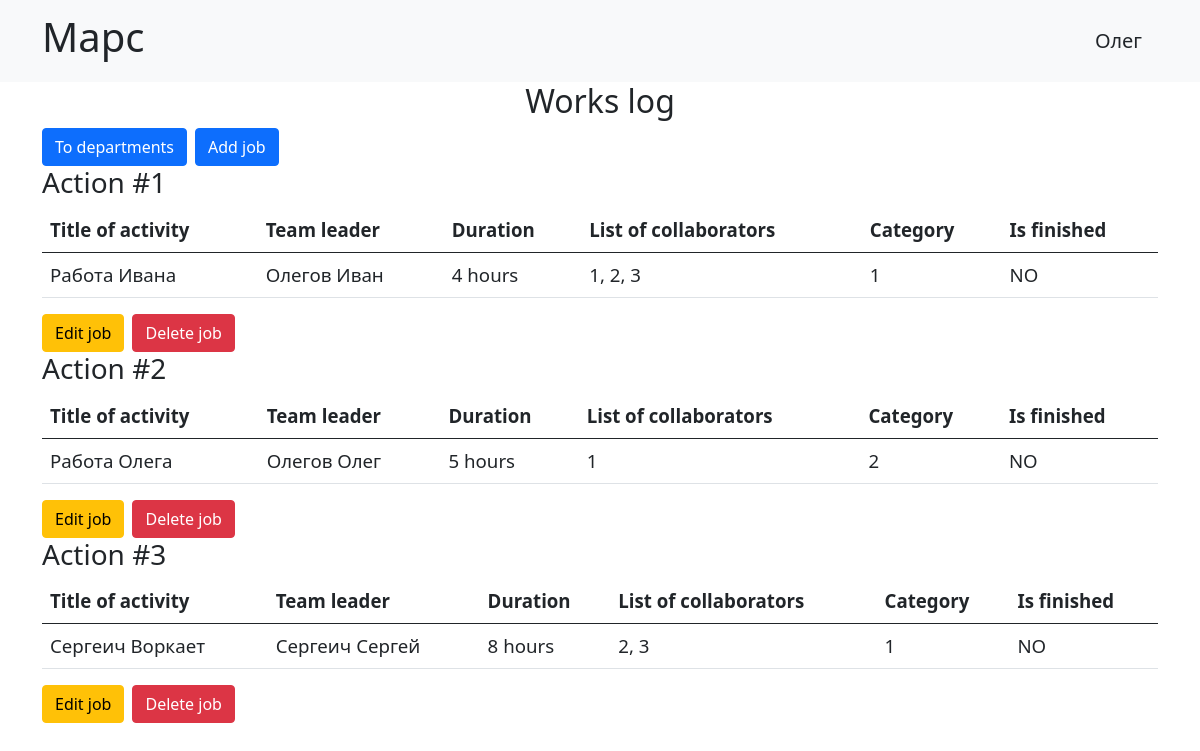
Page /jobs/ (signed in) on the committed database.
### data/users.py (models this page shows, shortened)
class User(SqlAlchemyBase, UserMixin, SerializerMixin):
    __tablename__ = 'users'
    id = sqlalchemy.Column(
        sqlalchemy.Integer, primary_key=True, autoincrement=True
    )
    surname = sqlalchemy.Column(sqlalchemy.String)
    name = sqlalchemy.Column(sqlalchemy.String)
    age = sqlalchemy.Column(sqlalchemy.Integer)
    position = sqlalchemy.Column(sqlalchemy.String)
    speciality = sqlalchemy.Column(sqlalchemy.String)
    address = sqlalchemy.Column(sqlalchemy.String)
    email = sqlalchemy.Column(sqlalchemy.String, unique=True)
    hashed_password = sqlalchemy.Column(sqlalchemy.String)
    city_from = sqlalchemy.Column(sqlalchemy.String)
    modified_date = sqlalchemy.Column(
        sqlalchemy.DateTime, default=datetime.datetime.now
    )
    jobs = sqlalchemy.orm.relationship('Jobs', back_populates='user')
    department = sqlalchemy.orm.relationship(
        'Department', back_populates='user'
    )

### data/jobs.py (models this page shows)
class Jobs(SqlAlchemyBase, SerializerMixin):
    __tablename__ = 'jobs'
    id = sqlalchemy.Column(
        sqlalchemy.Integer, primary_key=True, autoincrement=True
    )
    job = sqlalchemy.Column(sqlalchemy.String)
    work_size = sqlalchemy.Column(sqlalchemy.Integer)
    collaborators = sqlalchemy.Column(sqlalchemy.String)
    start_date = sqlalchemy.Column(
        sqlalchemy.DateTime, default=datetime.datetime.now
    )
    end_date = sqlalchemy.Column(
        sqlalchemy.DateTime, default=datetime.datetime.now
    )
    is_finished = sqlalchemy.Column(sqlalchemy.Boolean)
    team_leader = sqlalchemy.Column(
        sqlalchemy.Integer, sqlalchemy.ForeignKey('users.id')
    )
    category_id = sqlalchemy.Column(
        sqlalchemy.Integer, sqlalchemy.ForeignKey('categories.id')
    )
    category = sqlalchemy.orm.relationship('Category')
    user = sqlalchemy.orm.relationship('User')

### main.py (the view)
@app.route('/jobs/')
def jobs() -> str:
    db_sess = db_session.create_session()
    jobs = db_sess.query(
        User.surname,
        User.name,
        Jobs.job,
        Jobs.work_size,
        Jobs.collaborators,
        Jobs.is_finished,
        Jobs.team_leader,
        Jobs.id,
        Jobs.category_id
    ).filter(User.id == Jobs.team_leader)
    db_sess.close()
    try:
        user_id = current_user.id
    except AttributeError:
        user_id = -1
    return render_template('jobs.html', jobs=jobs, user_id=user_id)

### data/db_session.py (called while the page is built)
def create_session() -> sqlalchemy.orm.Session:
    global __factory
    return __factory()

### main.py (called while the page is built)
@login_manager.user_loader
def load_user(user_id):
    db_sess = db_session.create_session()
    user = db_sess.query(User).filter(User.id == user_id).first()
    db_sess.query(User).get(user_id)
    return user

### templates/jobs.html
{% extends 'base.html' %}
{% block content %}
  <h2 class="text-center">Works log</h2>
  <div class="d-flex gap-2">
    <a class="btn btn-primary" href="/departments/">To departments</a>
    <a class="btn btn-primary" href="/jobs/add/">Add job</a>
  </div>
  {% for item in jobs %}
    <div>
      <h3>Action #{{ item.id }}</h2>
      <table class="table">
        <thead>
          <tr>
            <th scope="col">Title of activity</th>
            <th scope="col">Team leader</th>
            <th scope="col">Duration</th>
            <th scope="col">List of collaborators</th>
            <th scope="col">Category</th>
            <th scope="col">Is finished</th>
          </tr>
        </thead>
        <tbody>
          <tr>
            <td>{{ item.job }}</td>
            <td>{{ item.surname }} {{ item.name }}</td>
            <td>{{ item.work_size }} hours</td>
            <td>{{ item.collaborators }}</td>
            <td>{{ item.category_id }}</td>
            <td>{% if item.is_finished %}YES{% else %}NO{%endif%}</td>
          </tr>
        </tbody>
      </table>
      {% if user_id in [1, item.team_leader] %}
        <div class="d-flex gap-2">
          <a class="btn btn-warning" href="/jobs/edit/{{ item.id }}/">Edit job</a>
          <a class="btn btn-danger" href="/jobs/delete/{{ item.id }}/">Delete job</a>
        </div>
      {% endif %}
    </div>
  {% endfor %}
{% endblock %}

### templates/base.html (shortened to what this page needs)
<!DOCTYPE html>
<html lang="en">
<head>
    <link rel="stylesheet"
        href="https://cdn.jsdelivr.net/npm/bootstrap@5.0.0-beta1/dist/css/bootstrap.min.css"
>
    <link rel="stylesheet"
        href="/static/css/answer.css">
</head>
<body style="font-size: 14pt;">
    <header>
        <nav class="navbar navbar-dark bg-light">
            <div class="container">
                <a class="navbar-brand text-dark"><h1>Марс</h1></a>
                {% if current_user.is_authenticated %}
                    <a class="navbar-brand text-dark" href="/logout/">{{ current_user.name }}</a>
                {% else %}
                    <p>
                        <a class="btn btn-primary " href="/register/">Зарегистрироваться</a>
                        <a class="btn btn-success" href="/login/">Войти</a>
                    </p>
                {% endif %}
            </div>
        </nav>
    </header>
    <main role="main" style="margin-left: 0; ">
        <div class="container">
            {% block content %}{% endblock %}
        </div>
    </main>
</body>
</html>

### rows in the picture
User: name "Олег"
Jobs: id "1", job "Работа Ивана", surname "Олегов", name "Иван", work_size "4", collaborators "1, 2, 3", category_id "1"
Jobs: id "2", job "Работа Олега", surname "Олегов", name "Олег", work_size "5", collaborators "1", category_id "2"
Jobs: id "3", job "Сергеич Воркает", surname "Сергеич", name "Сергей", work_size "8", collaborators "2, 3", category_id "1"
